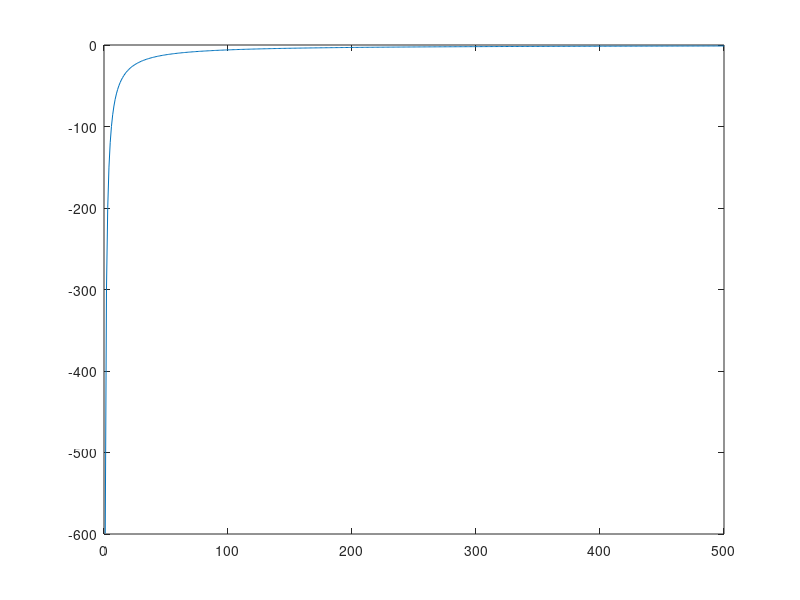

Write MATLAB code to recreate this figure.
clear all;
clc;
%% Compute the Lorentz force required once known the POD's mass and velocity desired

% Funtion inputs
mass=200;                   % [kg]
max_vel= 120;               % [km/h]
track_length = 150;         % [m]

acc_perc= 0.6; % Percentage of the total distance used for accelerate
dec_perc= 0.4; % Percentage of the total distance used for decelerate

% Velocity, acceleration and deceleration

v_max = max_vel/3.6;                        % [m/s]

acc_dist = acc_perc*track_length;           % [m]
a_acc = v_max^2/(2*acc_dist);               % [m/s^2]
g_acc = a_acc/9.81;

dec_dist = dec_perc*track_length;
a_dec = -(v_max^2)/(2*dec_dist);
g_dec = a_dec/9.81;

% Aplying Newton's third law we obtain the thrust 

F_Lorentz_acc = mass*a_acc;                     % [N]
F_Lorentz_dec = mass*a_dec;                     % [N]

% Trajectory profile

run_time1 = v_max/a_acc;                                    % Acceleration
run_time2 = (1-acc_perc-dec_perc)*track_length/v_max;       % Max speed
run_time3 = -v_max/a_dec;                                   % Deceleration                                   

total_time = run_time1 + run_time2 + run_time3;             % [seconds]

t = 1;
h=0.05; % Time step [s]

while ((t)*h)<run_time1
    current_vel(t) = a_acc*(h*t);
    current_dist(t) = 0.5*a_acc*(h*t)^2;
    t=t+1;
end
while ((t)*h)<(run_time1+run_time2)
    current_vel(t) = v_max;
    current_dist(t) = acc_dist+v_max*((t*h)-run_time1);
    t=t+1;
end
while ((t)*h)<total_time
    current_vel(t) = v_max+a_dec*((h*t)-run_time1-run_time2);
    current_dist(t) = (track_length-dec_dist)+v_max*((h*t)-run_time1-run_time2)+0.5*a_dec*((h*t)-run_time1-run_time2)^2;
    t=t+1;
end

plot(current_dist(:),current_vel(:))

%% LIM sizing

max_width = 92.54;      % [mm]
number_poles = 2;
number_slots = 24;
spp = 4;                % Slots per phase 
CI = 140*sqrt(2);       % Peak current intensity per phase [A] 
turns = 25;
tpp = turns*spp;        % Turns per phase

railway_width = 10.46; % Given by the competition [mm]
distance2railway = 3.5; % Can be modified to increase the thrust [mm]
air_gap = railway_width+2*distance2railway;  % [mm]

% Performance constants
slip = 0.2;                       % (vs-vr)/vs
vr = v_max*1e3;                   % Mechanical rotor speed - Real speed [mm/s]
vs = vr/(1-slip);                 % Synchronous rotor speed - Ideal limit that wont be reached [mm/s]
cond_rotor = 2.5e4;               % Rotor conductivity of Aluminium 6061 T6 [S/mm]
d_rotor = railway_width;          % Rotor thickness [mm]
mu = 5000;                           % Magnetic permeability [H/mm]
MMF = turns * spp * CI;           % Magnetomotive Force [At]

% We will compute the thrust for diferent pole pitches [mm] 

for p_p = 1:500

    % Amplitude of the magnetic flux constant
    B1(p_p) = (3*sqrt(2)*MMF)/sqrt((pi*air_gap/mu)^2+(vs-vr)^2*(p_p*d_rotor*cond_rotor)^2);
    
    % Phase Shift
    phase_shift = atan((pi()*air_gap)/(cond_rotor*d_rotor*p_p*mu*(vs-vr)));
    fun = @(y,t) real(-cond_rotor*(vs-vr)*B1(p_p).*exp(1j*((pi/p_p)*(y-t*vs)+phase_shift))*B1(p_p).*exp(-1j*((pi/p_p)*(y-t*vs)+phase_shift)));

    Fint = integral(@(y) fun(y,100),0,2*p_p);

    Thrust(p_p) = max_width * d_rotor * Fint;

end

plot((1:500), Thrust(:))

% Something is wrong when computing the thrust as B1 seems to be
% wrong. We will continue with a pole pitch around 400mm. 

p_p = 400; 

% FREQUENCIES AND SKIN DEPTH

i=1;
for vel = 1:vr
    freq(i) = vel/(2*p_p); 
    skin_depth(i) = sqrt(1/(freq(i)))*100.49;  % [mm]
    i=i+1;
end

%plot(freq(:),skin_depth(:))


% The two stators operate at their maximum when acting together. This 
% requires the magnetic field to penetrate through the I-beam and reach 
% the other stator. This is fulfilled if at all operating frequencies the 
% skin depth is GREATER than the track width. 
